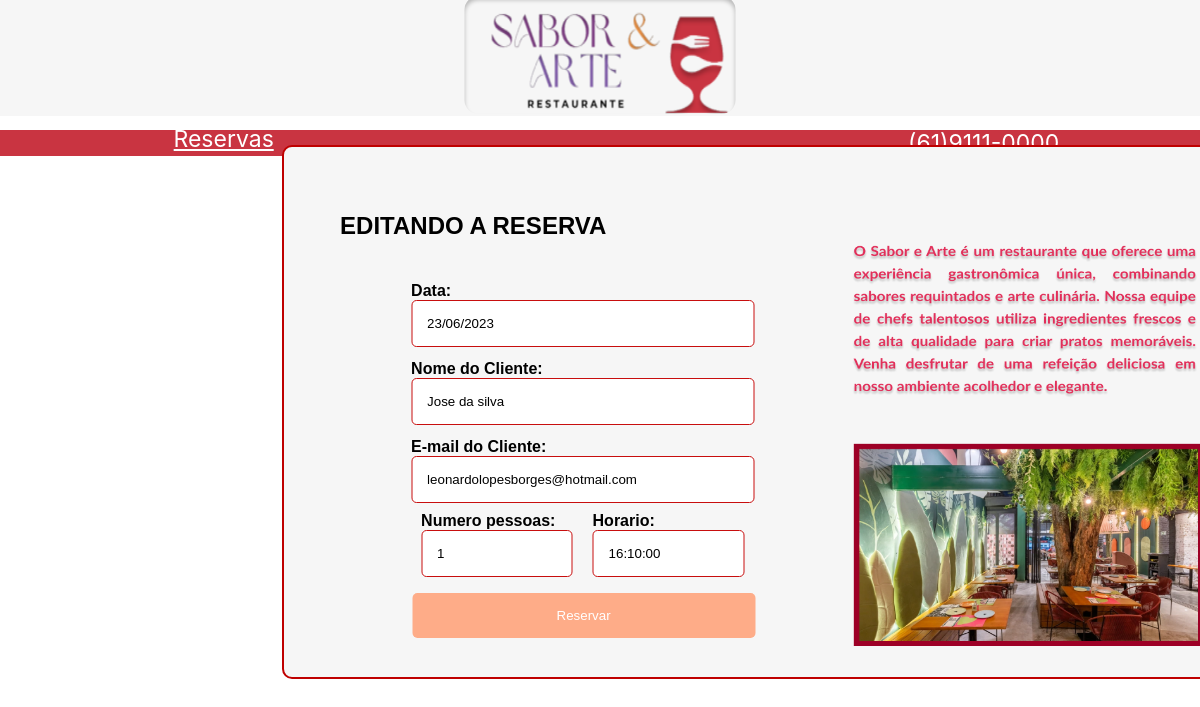
Page /reservas/editar/92/ on the committed database.
### booking/models.py (models this page shows, shortened)
class Reserva(models.Model):
    STATUS_CHOICES = (
        ('pendente', 'Pendente'),
        ('confirmada', 'Confirmada'),
        ('cancelada', 'Cancelada'),
    )
    nome = models.CharField(max_length=100)
    email = models.EmailField()
    numero_pessoas = models.PositiveIntegerField()
    data = models.DateField()
    horario = models.TimeField()
    mesas_reservadas = models.IntegerField(default=0)
    status = models.CharField(max_length=10, choices=STATUS_CHOICES, default='pendente')
    chegada_confirmada = models.BooleanField(default=False)
    objects = models.Manager()

### booking/views.py (the view)
# urls.py: path('editar/<int:reserva_id>/', views.editar_reserva, name='editar_reserva'),
def editar_reserva(request, reserva_id):
    reserva = get_object_or_404(Reserva, pk=reserva_id)
    if request.method == "POST":
        form = ReservaForm(request.POST, instance=reserva)
        if form.is_valid():
            reserva = form.save(commit=False)
            if reserva.horario < time(11, 0):
                mensagem = "Desculpe, não é possível fazer reservas antes das 11h."
                return render(
                    request,
                    "booking/criar_reserva.html",
                    {"form": form, "mensagem": mensagem},
                )
            reservas_no_horario = Reserva.objects.filter(
                data=reserva.data, horario=reserva.horario
            ).count()
            mesas_reservadas = Reserva.objects.filter(
                status='confirmada'
            ).aggregate(total_mesas_reservadas=Sum('mesas_reservadas'))['total_mesas_reservadas'] or 0
            mesas_disponiveis = 10 - mesas_reservadas
            if mesas_disponiveis < reserva.mesas_reservadas:
                mensagem = (
                    'Desculpe, o restaurante está lotado. Não é possível fazer mais reservas de mesa.'
                )
                return render(
                    request,
                    "booking/criar_reserva.html",
                    {"form": form, "mensagem": mensagem},
                )
            reserva.save()
            return redirect("listar_reservas")
    else:
        form = ReservaForm(instance=reserva)
    return render(
        request, "booking/editar_reserva.html", {"form": form, "reserva": reserva}
    )

### booking/forms.py (shortened to what this page needs)
class ReservaForm(forms.ModelForm):
    class Meta:
        model = Reserva
        fields = ('data', 'nome', 'email', 'numero_pessoas', 'horario')

### booking/templates/booking/editar_reserva.html (shortened to what this page needs)
{% load static %}
{% block content %}
  {% include 'header.html' %}
  <main class="main-container" style="">
    <div class="content-container" >
      <h2 class="usa">EDITANDO A RESERVA</h2>
      <form method="post" class="meu-formulario">
        <div class="form-group">
          <label for="{{ form.data.id_for_label }}">Data:</label>
          {{ form.data }}
        </div>
        <div class="form-group">
          <label for="{{ form.nome.id_for_label }}">Nome do Cliente:</label>
          {{ form.nome }}
        </div>
        <div class="form-group">
          <label for="{{ form.email.id_for_label }}">E-mail do Cliente:</label>
          {{ form.email }}
        </div>
        <div class="flex-container">
          <div class="flex-item">
            {{ form.numero_pessoas.label_tag }}
            {{ form.numero_pessoas }}
          </div>
          <div class="flex-item">
            {{ form.horario.label_tag }}
            {{ form.horario }}
          </div>
        </div>
        <button type="submit">Reservar</button>
      </form>
    </div>
    <div class="image-container">
      <img class="img" src="{% static 'images/Apresentação.png' %}" alt="Logo do Meu Restaurante"
      style=
      "
      ">
    </div>
  </main>
{% endblock %}

### booking/templates/booking/editar_reserva.html (style rules this page uses)
@media (min-width: 1200px) { .img { position: absolute; width: 353px; height: 409px; left: 94px; top: 45px; } }
@media (min-width: 1200px) { .main-container { position: absolute; width: 992px; height: 530px; left: 282px; top: 145px; background: #F6F6F6; border: 2px solid #BF0000; border-radius: 10px; } }
@media (min-width: 1200px) { .image-container { position: absolute; width: 100%; max-width: 483px; height: 475px; left: 72%; transform: translateX(-50%); top: 45px; background: #F6F6F6; } }
@media (min-width: 1200px) { .flex-container { display: flex; justify-content: space-between; } }
@media (min-width: 1200px) { .content-container { position: absolute; width: 100%; max-width: 483px; height: 275px; left: 30%; transform: translateX(-50%); top: 45px; background: #F6F6F6; } }
@media (min-width: 1200px) { .flex-container { display: flex; } }
@media (min-width: 1200px) { .flex-item { flex: 1; padding-inline: 10px; padding-top: 9px; } }
@media (min-width: 1200px) { .meu-formulario { width: 71%; margin-left: 71px; padding-top: 9px; } }
@media (min-width: 1200px) { .form-group { padding-top: 13px; } }
@media (min-width: 1200px) { .meu-formulario label { font-weight: bold; margin-bottom: 10px; } }
@media (min-width: 1200px) { .meu-formulario input, .meu-formulario textarea { width: 100%; padding: 15px; border-radius: 5px; border: 1px solid #c80e0e; padding-bottom: 15px; } }
@media (min-width: 1200px) { button[type="submit"] { width: 100%; padding: 15px; background-color: #FEAC88; color: #fff; border: none; border-radius: 5px; cursor: pointer; margin: 16px; margin-left: 1px; } }

### rows in the picture
Reserva: data "23/06/2023", nome "Jose da silva", email "leonardolopesborges@hotmail.com", numero_pessoas "1", horario "16:10:00"
